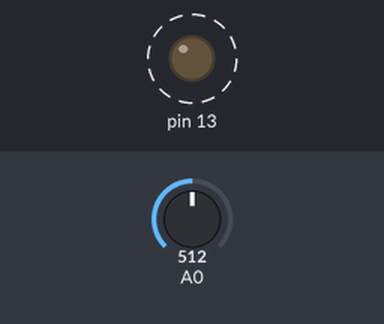
This sketch was run on a simulated Arduino Uno, built with avr-gcc and run on an emulated ATmega328P. On the bench: output pins drawn as LEDs (lit = HIGH). Dashed ring = blinking. Inputs (shaded band) come from the test bench; at power-on: A0 = 512. EEPROM starts erased.

Above: at 0.05 s.
Timing chart, 0 to 3.0 s (numbered marks = the images above):
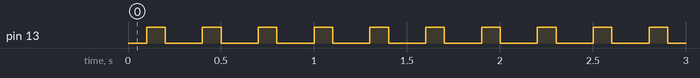

The sketch:

eeprom_write.pde
```cpp
/*
 * EEPROM Write
 *
 * Stores values read from analog input 0 into the EEPROM.
 * These values will stay in the EEPROM when the board is
 * turned off and may be retrieved later by another sketch.
 */

#include <EEPROM.h>

// the current address in the EEPROM (i.e. which byte
// we're going to write to next)
int addr = 0;

void setup()
{
  // initialize the digital pin as an output.
  // Pin 13 has an LED connected on most Arduino boards:
  pinMode(13, OUTPUT);
}

void loop()
{
  // need to divide by 4 because analog inputs range from
  // 0 to 1023 and each byte of the EEPROM can only hold a
  // value from 0 to 255.
  int val = analogRead(0) / 4;

  // write the value to the appropriate byte of the EEPROM.
  // these values will remain there when the board is
  // turned off.
  EEPROM.write(addr, val);

  // advance to the next address.  there are 512 bytes in
  // the EEPROM, so go back to 0 when we hit 512.
  addr = addr + 1;
  if (addr == 512)
    addr = 0;

  delay(100);

  digitalWrite(13, HIGH);   // set the LED on
  delay(100);              // wait for a second
  digitalWrite(13, LOW);    // set the LED off
  delay(100);              // wait for a second
}
```

Measured:
- by itself, pin 13: alternates HIGH for 0.10 s and LOW for 0.20 s
